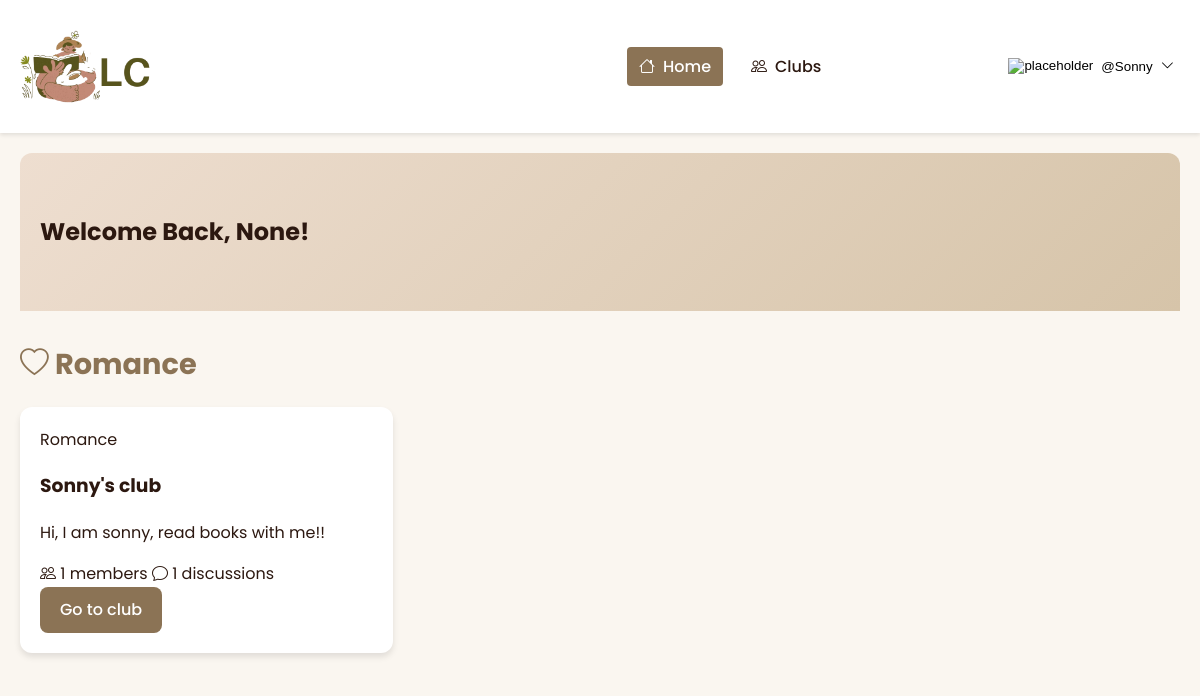
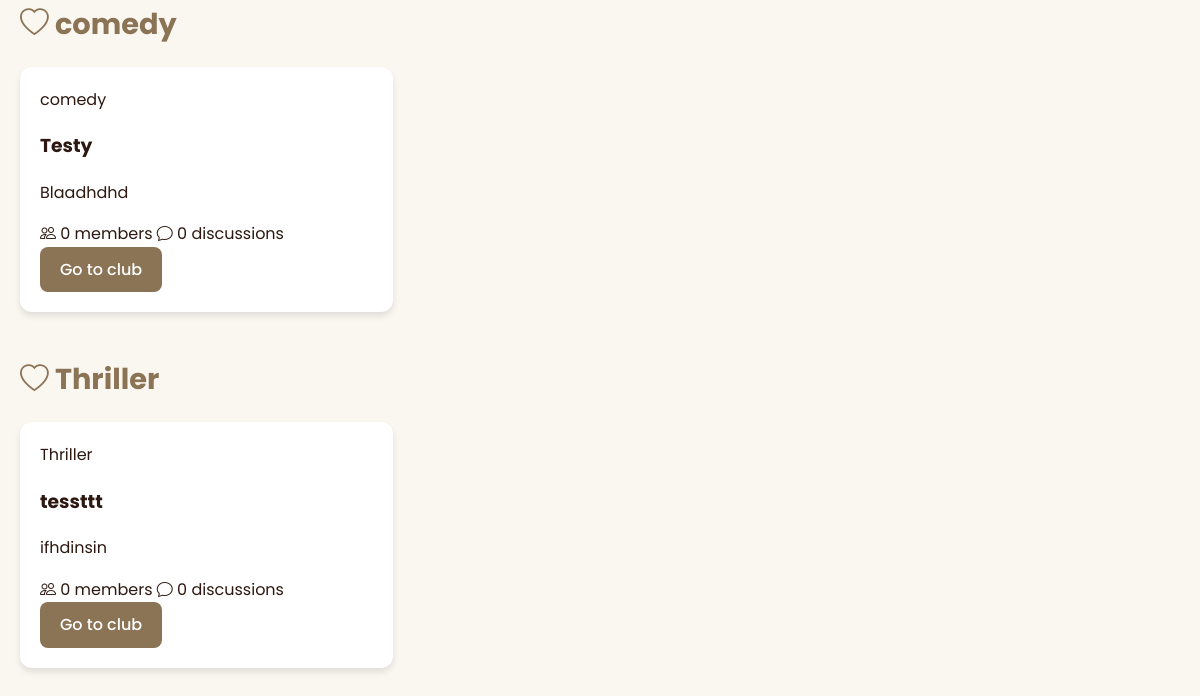
Page / (signed in) on the earlier database version (2 pictures, top to bottom).
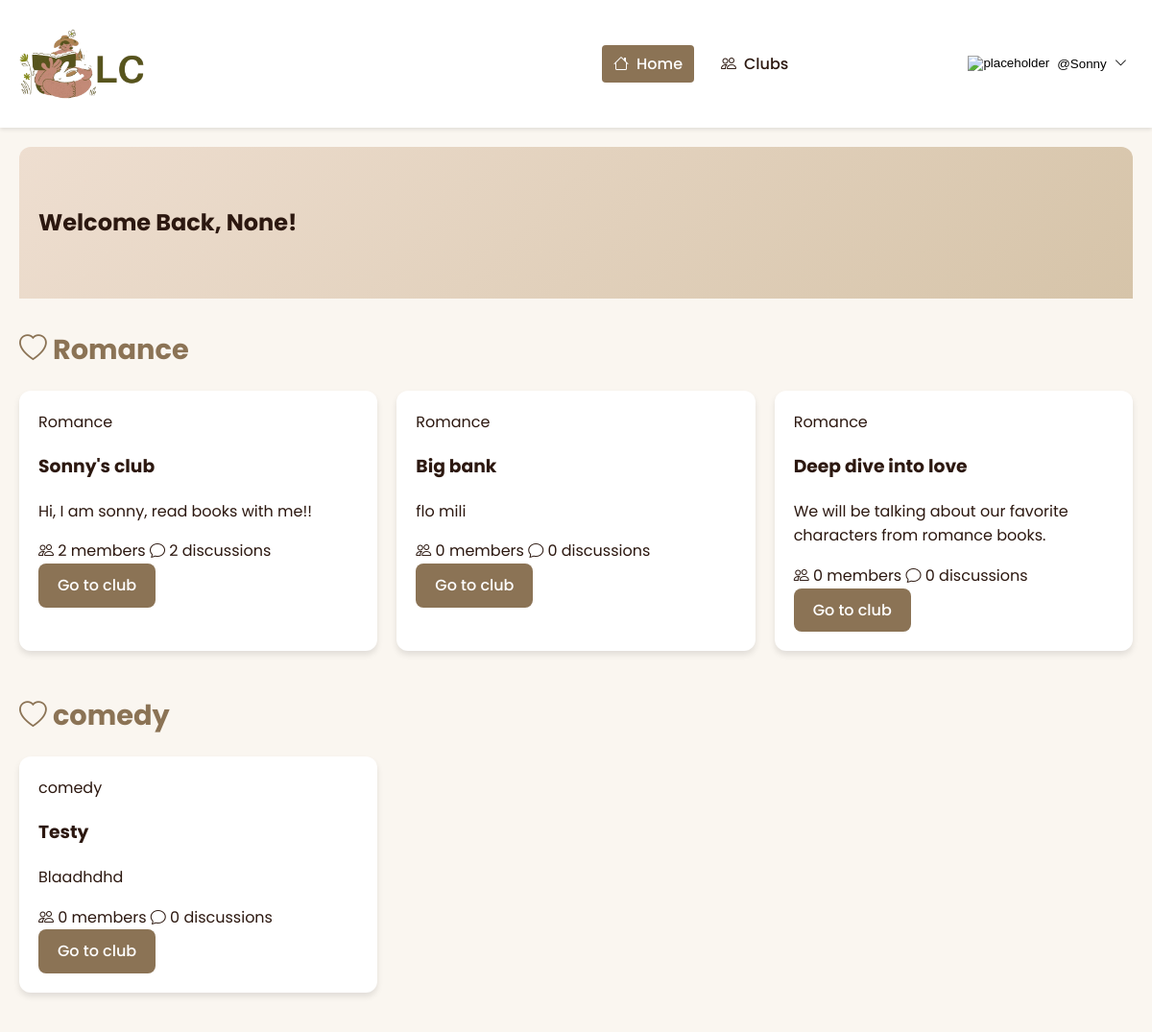
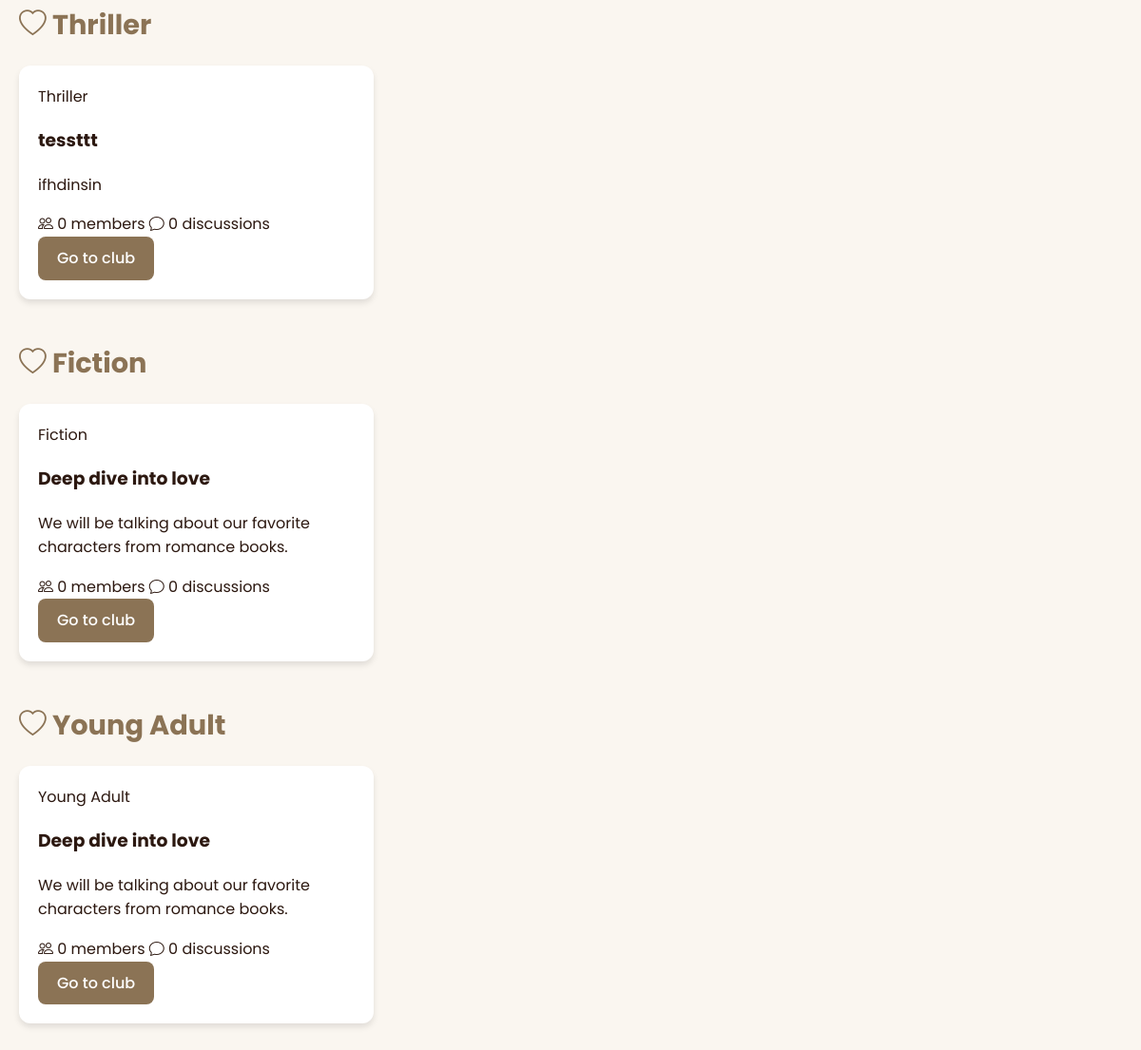
Same page on the later database version (2 pictures, top to bottom).
### discussion/models.py (models this page shows, shortened)
class Theme(models.Model):
    name = models.CharField(max_length=100, unique=True)

class Club(models.Model):
    moderator = models.ForeignKey(
        User, on_delete=models.SET_NULL, null=True, blank=True, related_name="moderated_clubs"
    )
    name = models.CharField(max_length=100)
    description = models.TextField()
    members = models.ManyToManyField(User, related_name="joined_clubs", blank=True)
    created_at = models.DateTimeField(auto_now_add=True)
    theme = models.ManyToManyField(Theme, related_name="club_theme")
    recommendation = models.ManyToManyField(BookRecommendation, related_name="club_rec", blank=True)
    likes = models.ManyToManyField(User, related_name="post_likes", blank=True)
    dislikes = models.ManyToManyField(User, related_name="post_dislikes", blank=True)

### discussion/views.py (the view)
# urls.py: path('', views.home, name='home'),
def home(request):
    themes = Theme.objects.all()
    clubs_by_theme = {}
    for theme in themes:
        clubs = Club.objects.filter(theme=theme)
        if clubs.exists():  # Only include themes with at least one club
            clubs_by_theme[theme] = clubs
    return render(request, 'home.html', {'clubs_by_theme': clubs_by_theme})

### discussion/templates/home.html
{% extends 'base.html' %}
{% block content %}
<div class="container">
    <section class="theme-section">
        <div class="gradient-header">
            <h1>Welcome Back, {{ user.fname|capfirst }}!</h1>
        </div>
        {% for theme, clubs in clubs_by_theme.items %}
            {% if clubs %}
                <h2><i class="bi bi-heart"></i> {{ theme.name }}</h2>
                <div class="grid">
                    {% for club in clubs %}
                    <div class="card club-card">
                        <div class="club-card-header">
                            <span class="club-theme">{{ theme.name }}</span>
                        </div>
                        <h3>{{ club.name }}</h3>
                        <p>{{ club.description }}</p>
                        <div class="club-card-footer">
                            <div class="club-stats">
                                <span><i class="bi bi-people"></i> {{ club.members.count }} members</span>
                                <span><i class="bi bi-chat"></i> {{ club.posts.count }} discussions</span>
                            </div>
                        </div>
                        <a href="{% url 'club_detail' club.id %}" class="btn">Go to club</a>
                    </div>
                    {% endfor %}
                </div>
            {% endif %}
        {% empty %}
            <p>No clubs found under any theme.</p>
        {% endfor %}
    </section>
</div>
{% endblock %}

Differences in the rows shown:
computed for Club "Sonny's club": members.count "1" → "2"; posts.count "1" → "2"
added Club: {{ theme.name }} "Romance", name "Big bank", description "flo mili", members.count "0", posts.count "0", shown under Theme "Romance"
added Club: {{ theme.name }} "Romance", name "Deep dive into love", description "We will be talking about our favorite characters from romance books.", members.count "0", posts.count "0"
added Theme: name "Fiction"
added Theme: name "Young Adult"
